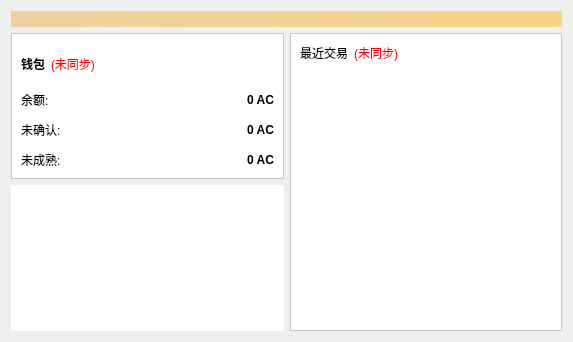
<?xml version="1.0" encoding="UTF-8"?>
<ui version="4.0">
 <class>OverviewPage</class>
 <widget class="QWidget" name="OverviewPage">
  <property name="geometry">
   <rect>
    <x>0</x>
    <y>0</y>
    <width>573</width>
    <height>342</height>
   </rect>
  </property>
  <property name="font">
   <font>
    <family>Microsoft YaHei UI Light</family>
   </font>
  </property>
  <property name="windowTitle">
   <string>Form</string>
  </property>
  <layout class="QVBoxLayout" name="topLayout">
   <item>
    <widget class="QLabel" name="labelAlerts">
     <property name="visible">
      <bool>false</bool>
     </property>
     <property name="styleSheet">
      <string notr="true">background-color: qlineargradient(x1: 0, y1: 0, x2: 1, y2: 0, stop:0 #F0D0A0, stop:1 #F8D488); color:#000000;</string>
     </property>
     <property name="wordWrap">
      <bool>true</bool>
     </property>
     <property name="margin">
      <number>3</number>
     </property>
    </widget>
   </item>
   <item>
    <layout class="QHBoxLayout" name="horizontalLayout" stretch="1,1">
     <item>
      <layout class="QVBoxLayout" name="verticalLayout_2">
       <item>
        <widget class="QFrame" name="frame">
         <property name="styleSheet">
          <string notr="true">background-color: rgb(255, 255, 255);</string>
         </property>
         <property name="frameShape">
          <enum>QFrame::StyledPanel</enum>
         </property>
         <property name="frameShadow">
          <enum>QFrame::Raised</enum>
         </property>
         <layout class="QVBoxLayout" name="verticalLayout_4">
          <item>
           <layout class="QHBoxLayout" name="horizontalLayout_4">
            <item>
             <widget class="QLabel" name="label_5">
              <property name="font">
               <font>
                <weight>75</weight>
                <bold>true</bold>
               </font>
              </property>
              <property name="text">
               <string>钱包</string>
              </property>
             </widget>
            </item>
            <item>
             <widget class="QLabel" name="labelWalletStatus">
              <property name="toolTip">
               <string>The displayed information may be out of date. Your wallet automatically synchronizes with the Asiacoin network after a connection is established, but this process has not completed yet.</string>
              </property>
              <property name="styleSheet">
               <string notr="true">QLabel { color: red; }</string>
              </property>
              <property name="text">
               <string notr="true">(未同步)</string>
              </property>
              <property name="alignment">
               <set>Qt::AlignLeading|Qt::AlignLeft|Qt::AlignVCenter</set>
              </property>
             </widget>
            </item>
            <item>
             <spacer name="horizontalSpacer_2">
              <property name="orientation">
               <enum>Qt::Horizontal</enum>
              </property>
              <property name="sizeHint" stdset="0">
               <size>
                <width>40</width>
                <height>20</height>
               </size>
              </property>
             </spacer>
            </item>
           </layout>
          </item>
          <item>
           <layout class="QFormLayout" name="formLayout_2">
            <property name="fieldGrowthPolicy">
             <enum>QFormLayout::AllNonFixedFieldsGrow</enum>
            </property>
            <property name="horizontalSpacing">
             <number>12</number>
            </property>
            <property name="verticalSpacing">
             <number>12</number>
            </property>
            <item row="0" column="0">
             <widget class="QLabel" name="label">
              <property name="text">
               <string>余额:</string>
              </property>
             </widget>
            </item>
            <item row="0" column="1">
             <widget class="QLabel" name="labelBalance">
              <property name="font">
               <font>
                <weight>75</weight>
                <bold>true</bold>
               </font>
              </property>
              <property name="cursor">
               <cursorShape>IBeamCursor</cursorShape>
              </property>
              <property name="toolTip">
               <string>Your current balance</string>
              </property>
              <property name="text">
               <string notr="true">0 AC</string>
              </property>
              <property name="alignment">
               <set>Qt::AlignRight|Qt::AlignTrailing|Qt::AlignVCenter</set>
              </property>
              <property name="textInteractionFlags">
               <set>Qt::LinksAccessibleByMouse|Qt::TextSelectableByKeyboard|Qt::TextSelectableByMouse</set>
              </property>
             </widget>
            </item>
            <item row="1" column="0">
             <widget class="QLabel" name="label_3">
              <property name="text">
               <string>未确认:</string>
              </property>
             </widget>
            </item>
            <item row="1" column="1">
             <widget class="QLabel" name="labelUnconfirmed">
              <property name="font">
               <font>
                <weight>75</weight>
                <bold>true</bold>
               </font>
              </property>
              <property name="cursor">
               <cursorShape>IBeamCursor</cursorShape>
              </property>
              <property name="toolTip">
               <string>Total of transactions that have yet to be confirmed, and do not yet count toward the current balance</string>
              </property>
              <property name="text">
               <string notr="true">0 AC</string>
              </property>
              <property name="alignment">
               <set>Qt::AlignRight|Qt::AlignTrailing|Qt::AlignVCenter</set>
              </property>
              <property name="textInteractionFlags">
               <set>Qt::LinksAccessibleByMouse|Qt::TextSelectableByKeyboard|Qt::TextSelectableByMouse</set>
              </property>
             </widget>
            </item>
            <item row="2" column="0">
             <widget class="QLabel" name="labelImmatureText">
              <property name="text">
               <string>未成熟:</string>
              </property>
             </widget>
            </item>
            <item row="2" column="1">
             <widget class="QLabel" name="labelImmature">
              <property name="font">
               <font>
                <weight>75</weight>
                <bold>true</bold>
               </font>
              </property>
              <property name="toolTip">
               <string>Mined balance that has not yet matured</string>
              </property>
              <property name="text">
               <string notr="true">0 AC</string>
              </property>
              <property name="alignment">
               <set>Qt::AlignRight|Qt::AlignTrailing|Qt::AlignVCenter</set>
              </property>
              <property name="textInteractionFlags">
               <set>Qt::LinksAccessibleByMouse|Qt::TextSelectableByKeyboard|Qt::TextSelectableByMouse</set>
              </property>
             </widget>
            </item>
           </layout>
          </item>
         </layout>
        </widget>
       </item>
       <item>
        <widget class="QLabel" name="label_2">
         <property name="styleSheet">
          <string notr="true">background-color: rgb(255, 255, 255);</string>
         </property>
         <property name="text">
          <string/>
         </property>
         <property name="pixmap">
          <pixmap resource="../bitcoin.qrc">:/images/res/images/wallet_bgcoin.png</pixmap>
         </property>
         <property name="scaledContents">
          <bool>false</bool>
         </property>
         <property name="alignment">
          <set>Qt::AlignCenter</set>
         </property>
        </widget>
       </item>
      </layout>
     </item>
     <item>
      <layout class="QVBoxLayout" name="verticalLayout_3">
       <item>
        <widget class="QFrame" name="frame_2">
         <property name="styleSheet">
          <string notr="true">background-color: rgb(255, 255, 255);</string>
         </property>
         <property name="frameShape">
          <enum>QFrame::StyledPanel</enum>
         </property>
         <property name="frameShadow">
          <enum>QFrame::Raised</enum>
         </property>
         <layout class="QVBoxLayout" name="verticalLayout">
          <item>
           <layout class="QHBoxLayout" name="horizontalLayout_2">
            <item>
             <widget class="QLabel" name="label_4">
              <property name="text">
               <string>&lt;html&gt;&lt;head/&gt;&lt;body&gt;&lt;p&gt;最近交易&lt;/p&gt;&lt;/body&gt;&lt;/html&gt;</string>
              </property>
             </widget>
            </item>
            <item>
             <widget class="QLabel" name="labelTransactionsStatus">
              <property name="toolTip">
               <string>The displayed information may be out of date. Your wallet automatically synchronizes with the Asiacoin network after a connection is established, but this process has not completed yet.</string>
              </property>
              <property name="styleSheet">
               <string notr="true">QLabel { color: red; }</string>
              </property>
              <property name="text">
               <string notr="true">(未同步)</string>
              </property>
              <property name="alignment">
               <set>Qt::AlignRight|Qt::AlignTrailing|Qt::AlignVCenter</set>
              </property>
             </widget>
            </item>
            <item>
             <spacer name="horizontalSpacer">
              <property name="orientation">
               <enum>Qt::Horizontal</enum>
              </property>
              <property name="sizeHint" stdset="0">
               <size>
                <width>40</width>
                <height>20</height>
               </size>
              </property>
             </spacer>
            </item>
           </layout>
          </item>
          <item>
           <widget class="QListView" name="listTransactions">
            <property name="styleSheet">
             <string notr="true">QListView { background: transparent; }</string>
            </property>
            <property name="frameShape">
             <enum>QFrame::NoFrame</enum>
            </property>
            <property name="verticalScrollBarPolicy">
             <enum>Qt::ScrollBarAlwaysOff</enum>
            </property>
            <property name="horizontalScrollBarPolicy">
             <enum>Qt::ScrollBarAlwaysOff</enum>
            </property>
            <property name="selectionMode">
             <enum>QAbstractItemView::NoSelection</enum>
            </property>
           </widget>
          </item>
         </layout>
        </widget>
       </item>
      </layout>
     </item>
    </layout>
   </item>
  </layout>
 </widget>
 <resources>
  <include location="../bitcoin.qrc"/>
 </resources>
 <connections/>
</ui>
